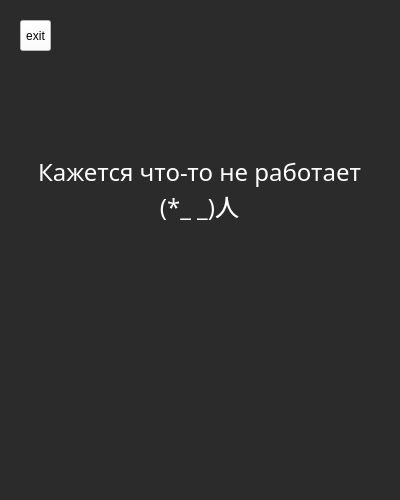
<?xml version="1.0" encoding="UTF-8"?>
<ui version="4.0">
 <class>ErrorWindowGUI</class>
 <widget class="QMainWindow" name="ErrorWindowGUI">
  <property name="geometry">
   <rect>
    <x>0</x>
    <y>0</y>
    <width>400</width>
    <height>500</height>
   </rect>
  </property>
  <property name="sizePolicy">
   <sizepolicy hsizetype="Fixed" vsizetype="Fixed">
    <horstretch>0</horstretch>
    <verstretch>0</verstretch>
   </sizepolicy>
  </property>
  <property name="minimumSize">
   <size>
    <width>400</width>
    <height>500</height>
   </size>
  </property>
  <property name="maximumSize">
   <size>
    <width>400</width>
    <height>500</height>
   </size>
  </property>
  <property name="palette">
   <palette>
    <active>
     <colorrole role="WindowText">
      <brush brushstyle="SolidPattern">
       <color alpha="255">
        <red>0</red>
        <green>0</green>
        <blue>0</blue>
       </color>
      </brush>
     </colorrole>
     <colorrole role="Button">
      <brush brushstyle="SolidPattern">
       <color alpha="255">
        <red>255</red>
        <green>255</green>
        <blue>255</blue>
       </color>
      </brush>
     </colorrole>
     <colorrole role="Light">
      <brush brushstyle="SolidPattern">
       <color alpha="255">
        <red>255</red>
        <green>255</green>
        <blue>255</blue>
       </color>
      </brush>
     </colorrole>
     <colorrole role="Midlight">
      <brush brushstyle="SolidPattern">
       <color alpha="255">
        <red>255</red>
        <green>255</green>
        <blue>255</blue>
       </color>
      </brush>
     </colorrole>
     <colorrole role="Dark">
      <brush brushstyle="SolidPattern">
       <color alpha="255">
        <red>127</red>
        <green>127</green>
        <blue>127</blue>
       </color>
      </brush>
     </colorrole>
     <colorrole role="Mid">
      <brush brushstyle="SolidPattern">
       <color alpha="255">
        <red>170</red>
        <green>170</green>
        <blue>170</blue>
       </color>
      </brush>
     </colorrole>
     <colorrole role="Text">
      <brush brushstyle="SolidPattern">
       <color alpha="255">
        <red>0</red>
        <green>0</green>
        <blue>0</blue>
       </color>
      </brush>
     </colorrole>
     <colorrole role="BrightText">
      <brush brushstyle="SolidPattern">
       <color alpha="255">
        <red>255</red>
        <green>255</green>
        <blue>255</blue>
       </color>
      </brush>
     </colorrole>
     <colorrole role="ButtonText">
      <brush brushstyle="SolidPattern">
       <color alpha="255">
        <red>0</red>
        <green>0</green>
        <blue>0</blue>
       </color>
      </brush>
     </colorrole>
     <colorrole role="Base">
      <brush brushstyle="SolidPattern">
       <color alpha="255">
        <red>255</red>
        <green>255</green>
        <blue>255</blue>
       </color>
      </brush>
     </colorrole>
     <colorrole role="Window">
      <brush brushstyle="SolidPattern">
       <color alpha="255">
        <red>255</red>
        <green>255</green>
        <blue>255</blue>
       </color>
      </brush>
     </colorrole>
     <colorrole role="Shadow">
      <brush brushstyle="SolidPattern">
       <color alpha="255">
        <red>0</red>
        <green>0</green>
        <blue>0</blue>
       </color>
      </brush>
     </colorrole>
     <colorrole role="AlternateBase">
      <brush brushstyle="SolidPattern">
       <color alpha="255">
        <red>255</red>
        <green>255</green>
        <blue>255</blue>
       </color>
      </brush>
     </colorrole>
     <colorrole role="ToolTipBase">
      <brush brushstyle="SolidPattern">
       <color alpha="255">
        <red>255</red>
        <green>255</green>
        <blue>220</blue>
       </color>
      </brush>
     </colorrole>
     <colorrole role="ToolTipText">
      <brush brushstyle="SolidPattern">
       <color alpha="255">
        <red>0</red>
        <green>0</green>
        <blue>0</blue>
       </color>
      </brush>
     </colorrole>
    </active>
    <inactive>
     <colorrole role="WindowText">
      <brush brushstyle="SolidPattern">
       <color alpha="255">
        <red>0</red>
        <green>0</green>
        <blue>0</blue>
       </color>
      </brush>
     </colorrole>
     <colorrole role="Button">
      <brush brushstyle="SolidPattern">
       <color alpha="255">
        <red>255</red>
        <green>255</green>
        <blue>255</blue>
       </color>
      </brush>
     </colorrole>
     <colorrole role="Light">
      <brush brushstyle="SolidPattern">
       <color alpha="255">
        <red>255</red>
        <green>255</green>
        <blue>255</blue>
       </color>
      </brush>
     </colorrole>
     <colorrole role="Midlight">
      <brush brushstyle="SolidPattern">
       <color alpha="255">
        <red>255</red>
        <green>255</green>
        <blue>255</blue>
       </color>
      </brush>
     </colorrole>
     <colorrole role="Dark">
      <brush brushstyle="SolidPattern">
       <color alpha="255">
        <red>127</red>
        <green>127</green>
        <blue>127</blue>
       </color>
      </brush>
     </colorrole>
     <colorrole role="Mid">
      <brush brushstyle="SolidPattern">
       <color alpha="255">
        <red>170</red>
        <green>170</green>
        <blue>170</blue>
       </color>
      </brush>
     </colorrole>
     <colorrole role="Text">
      <brush brushstyle="SolidPattern">
       <color alpha="255">
        <red>0</red>
        <green>0</green>
        <blue>0</blue>
       </color>
      </brush>
     </colorrole>
     <colorrole role="BrightText">
      <brush brushstyle="SolidPattern">
       <color alpha="255">
        <red>255</red>
        <green>255</green>
        <blue>255</blue>
       </color>
      </brush>
     </colorrole>
     <colorrole role="ButtonText">
      <brush brushstyle="SolidPattern">
       <color alpha="255">
        <red>0</red>
        <green>0</green>
        <blue>0</blue>
       </color>
      </brush>
     </colorrole>
     <colorrole role="Base">
      <brush brushstyle="SolidPattern">
       <color alpha="255">
        <red>255</red>
        <green>255</green>
        <blue>255</blue>
       </color>
      </brush>
     </colorrole>
     <colorrole role="Window">
      <brush brushstyle="SolidPattern">
       <color alpha="255">
        <red>255</red>
        <green>255</green>
        <blue>255</blue>
       </color>
      </brush>
     </colorrole>
     <colorrole role="Shadow">
      <brush brushstyle="SolidPattern">
       <color alpha="255">
        <red>0</red>
        <green>0</green>
        <blue>0</blue>
       </color>
      </brush>
     </colorrole>
     <colorrole role="AlternateBase">
      <brush brushstyle="SolidPattern">
       <color alpha="255">
        <red>255</red>
        <green>255</green>
        <blue>255</blue>
       </color>
      </brush>
     </colorrole>
     <colorrole role="ToolTipBase">
      <brush brushstyle="SolidPattern">
       <color alpha="255">
        <red>255</red>
        <green>255</green>
        <blue>220</blue>
       </color>
      </brush>
     </colorrole>
     <colorrole role="ToolTipText">
      <brush brushstyle="SolidPattern">
       <color alpha="255">
        <red>0</red>
        <green>0</green>
        <blue>0</blue>
       </color>
      </brush>
     </colorrole>
    </inactive>
    <disabled>
     <colorrole role="WindowText">
      <brush brushstyle="SolidPattern">
       <color alpha="255">
        <red>127</red>
        <green>127</green>
        <blue>127</blue>
       </color>
      </brush>
     </colorrole>
     <colorrole role="Button">
      <brush brushstyle="SolidPattern">
       <color alpha="255">
        <red>255</red>
        <green>255</green>
        <blue>255</blue>
       </color>
      </brush>
     </colorrole>
     <colorrole role="Light">
      <brush brushstyle="SolidPattern">
       <color alpha="255">
        <red>255</red>
        <green>255</green>
        <blue>255</blue>
       </color>
      </brush>
     </colorrole>
     <colorrole role="Midlight">
      <brush brushstyle="SolidPattern">
       <color alpha="255">
        <red>255</red>
        <green>255</green>
        <blue>255</blue>
       </color>
      </brush>
     </colorrole>
     <colorrole role="Dark">
      <brush brushstyle="SolidPattern">
       <color alpha="255">
        <red>127</red>
        <green>127</green>
        <blue>127</blue>
       </color>
      </brush>
     </colorrole>
     <colorrole role="Mid">
      <brush brushstyle="SolidPattern">
       <color alpha="255">
        <red>170</red>
        <green>170</green>
        <blue>170</blue>
       </color>
      </brush>
     </colorrole>
     <colorrole role="Text">
      <brush brushstyle="SolidPattern">
       <color alpha="255">
        <red>127</red>
        <green>127</green>
        <blue>127</blue>
       </color>
      </brush>
     </colorrole>
     <colorrole role="BrightText">
      <brush brushstyle="SolidPattern">
       <color alpha="255">
        <red>255</red>
        <green>255</green>
        <blue>255</blue>
       </color>
      </brush>
     </colorrole>
     <colorrole role="ButtonText">
      <brush brushstyle="SolidPattern">
       <color alpha="255">
        <red>127</red>
        <green>127</green>
        <blue>127</blue>
       </color>
      </brush>
     </colorrole>
     <colorrole role="Base">
      <brush brushstyle="SolidPattern">
       <color alpha="255">
        <red>255</red>
        <green>255</green>
        <blue>255</blue>
       </color>
      </brush>
     </colorrole>
     <colorrole role="Window">
      <brush brushstyle="SolidPattern">
       <color alpha="255">
        <red>255</red>
        <green>255</green>
        <blue>255</blue>
       </color>
      </brush>
     </colorrole>
     <colorrole role="Shadow">
      <brush brushstyle="SolidPattern">
       <color alpha="255">
        <red>0</red>
        <green>0</green>
        <blue>0</blue>
       </color>
      </brush>
     </colorrole>
     <colorrole role="AlternateBase">
      <brush brushstyle="SolidPattern">
       <color alpha="255">
        <red>255</red>
        <green>255</green>
        <blue>255</blue>
       </color>
      </brush>
     </colorrole>
     <colorrole role="ToolTipBase">
      <brush brushstyle="SolidPattern">
       <color alpha="255">
        <red>255</red>
        <green>255</green>
        <blue>220</blue>
       </color>
      </brush>
     </colorrole>
     <colorrole role="ToolTipText">
      <brush brushstyle="SolidPattern">
       <color alpha="255">
        <red>0</red>
        <green>0</green>
        <blue>0</blue>
       </color>
      </brush>
     </colorrole>
    </disabled>
   </palette>
  </property>
  <property name="cursor">
   <cursorShape>ArrowCursor</cursorShape>
  </property>
  <property name="mouseTracking">
   <bool>false</bool>
  </property>
  <property name="contextMenuPolicy">
   <enum>Qt::DefaultContextMenu</enum>
  </property>
  <property name="acceptDrops">
   <bool>false</bool>
  </property>
  <property name="windowTitle">
   <string>MyTama</string>
  </property>
  <property name="autoFillBackground">
   <bool>false</bool>
  </property>
  <property name="tabShape">
   <enum>QTabWidget::Rounded</enum>
  </property>
  <widget class="QWidget" name="centralwidget">
   <property name="sizePolicy">
    <sizepolicy hsizetype="Fixed" vsizetype="Fixed">
     <horstretch>0</horstretch>
     <verstretch>0</verstretch>
    </sizepolicy>
   </property>
   <property name="minimumSize">
    <size>
     <width>400</width>
     <height>500</height>
    </size>
   </property>
   <property name="maximumSize">
    <size>
     <width>400</width>
     <height>500</height>
    </size>
   </property>
   <property name="autoFillBackground">
    <bool>false</bool>
   </property>
   <property name="styleSheet">
    <string notr="true">QWidget {
    background-color: #2b2b2b;
}
QToolButton{
	
	background-color: rgb(255, 255, 255);
}</string>
   </property>
   <widget class="QWidget" name="verticalLayoutWidget">
    <property name="geometry">
     <rect>
      <x>0</x>
      <y>120</y>
      <width>401</width>
      <height>241</height>
     </rect>
    </property>
    <layout class="QVBoxLayout" name="verticalLayout"/>
   </widget>
   <widget class="QLabel" name="label">
    <property name="geometry">
     <rect>
      <x>0</x>
      <y>70</y>
      <width>399</width>
      <height>239</height>
     </rect>
    </property>
    <property name="font">
     <font>
      <family>Franklin Gothic Demi</family>
      <pointsize>18</pointsize>
     </font>
    </property>
    <property name="layoutDirection">
     <enum>Qt::LeftToRight</enum>
    </property>
    <property name="autoFillBackground">
     <bool>false</bool>
    </property>
    <property name="styleSheet">
     <string notr="true">QLabel {
	color: white;
	text-align: center;
}</string>
    </property>
    <property name="text">
     <string>&lt;html&gt;&lt;head/&gt;&lt;body&gt;&lt;p align=&quot;center&quot;&gt;Кажется что-то не работает&lt;br/&gt;(*_ _)人&lt;/p&gt;&lt;/body&gt;&lt;/html&gt;</string>
    </property>
    <property name="textFormat">
     <enum>Qt::AutoText</enum>
    </property>
    <property name="scaledContents">
     <bool>true</bool>
    </property>
    <property name="wordWrap">
     <bool>false</bool>
    </property>
    <property name="indent">
     <number>0</number>
    </property>
   </widget>
   <widget class="QToolButton" name="backToMenuBTN">
    <property name="geometry">
     <rect>
      <x>20</x>
      <y>20</y>
      <width>31</width>
      <height>31</height>
     </rect>
    </property>
    <property name="styleSheet">
     <string notr="true">QToolButton{
	
	border-color: rgb(255, 255, 255);
}</string>
    </property>
    <property name="text">
     <string>exit</string>
    </property>
    <property name="autoRepeatDelay">
     <number>300</number>
    </property>
   </widget>
  </widget>
 </widget>
 <resources>
  <include location="src/stylesMenu.qrc"/>
 </resources>
 <connections/>
</ui>
